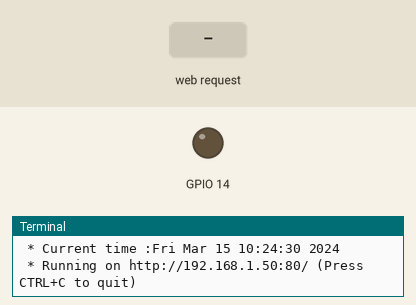
Simulated run of this program. Board: Raspberry Pi (BCM pin numbers). Shown: output pins drawn as LEDs (lit = HIGH), the last lines printed to the terminal. The test bench sets the inputs (shaded band). The clock reads 2024-03-15 10:24:30 at power-on unless the program sets it; system figures (address, load, memory, disk, uptime) are fixed made-up values.

Above: at 1.2 s.
1.3 s: HTTP request for /relay/0 received
At 1.9 s:
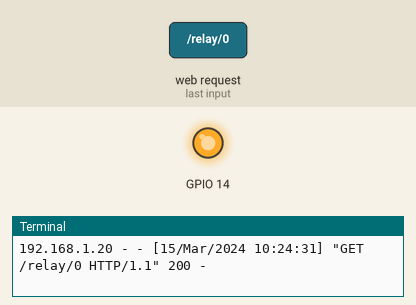
2.8 s: HTTP request for /relay/50 received
At 4.1 s:
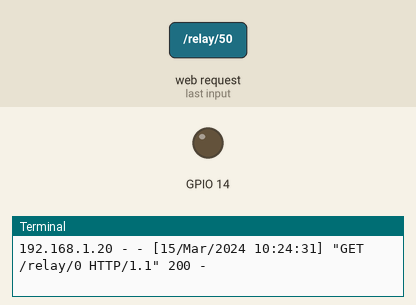
Timing chart, 0 to 54.3 s (numbered marks = the images above; inputs shaded):
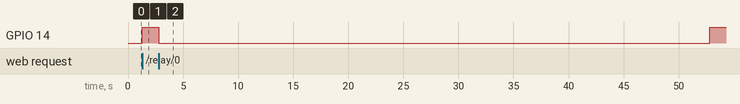

Measured:
- after the input at 1.3 s, GPIO 14: LOW → HIGH at once
- after the input at 2.8 s, GPIO 14: HIGH → LOW at once, → HIGH 50.0 s later

The program:

System.py
```python
'''Import all system libraries'''
import time, socket, datetime, os, fcntl, struct, sqlite3	#import time, IP, time and date
from flask import Flask, render_template, request, jsonify, request, send_file, redirect, url_for #import web app
import netifaces as ni
import RPi.GPIO as GPIO
import SystemLibrary as L

GPIO.setmode(GPIO.BCM)             # choose BCM or BOARD
GPIO.setup(14, GPIO.OUT)

os.system('clear')

IP = L.get_IP()
L.displayTime()
#L.shift(str(L.getCurrentBinary), 2)

app = Flask(__name__)

global int_time
int_time = datetime.datetime.now()

@app.route('/') #Sets index
def index():
	return render_template('index.html') #Displays HTML page 'Relay.html'#

@app.route('/relay/<username>', methods=['GET', 'POST'])
def checkSwitch(username):
	timing = float(username)
	GPIO.output(14, 0)
	time.sleep(timing)
	GPIO.output(14, 1)
	time.sleep(timing)
	return render_template('index.html')

if __name__ == '__main__':
	app.run(debug=True, host=(str(IP)), threaded=True, port=80)
GPIO.cleanup()
```

SystemLibrary.py
```python
import time, socket, datetime, os, fcntl, struct, sqlite3	#import time, IP, time and date
from flask import Flask, render_template, request, jsonify, request, send_file #import web app
from w1thermsensor import W1ThermSensor
import RPi.GPIO as GPIO
import netifaces as ni

def get_IP():
	'''Automatically gets the IP address of the Pi'''
	ni.ifaddresses('eth0')
	IP = ni.ifaddresses('eth0')[ni.AF_INET][0]['addr']
	return IP

def displayTime():
	'''Sorts the time out for the app'''
	localtime = time.asctime( time.localtime(time.time()) ) #Gets the time
	print (" * Current time :" + str(localtime)) #Displays Time
```
